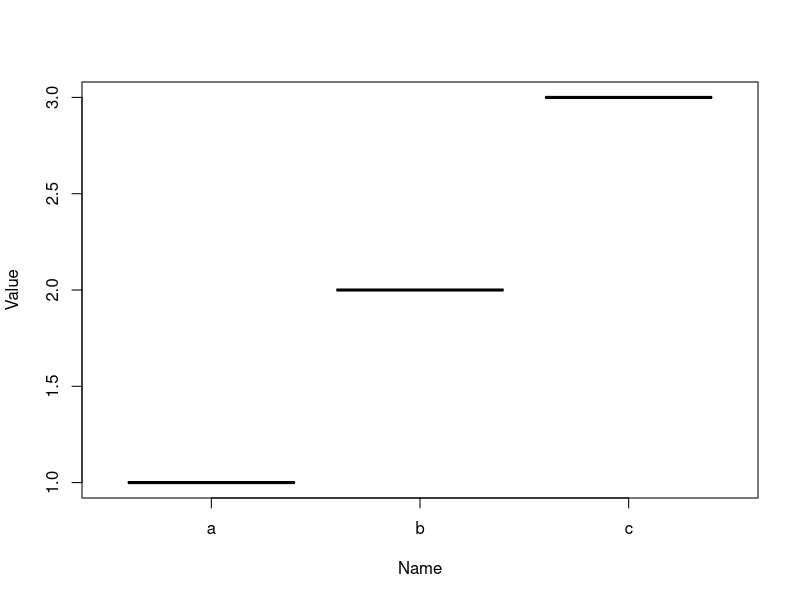
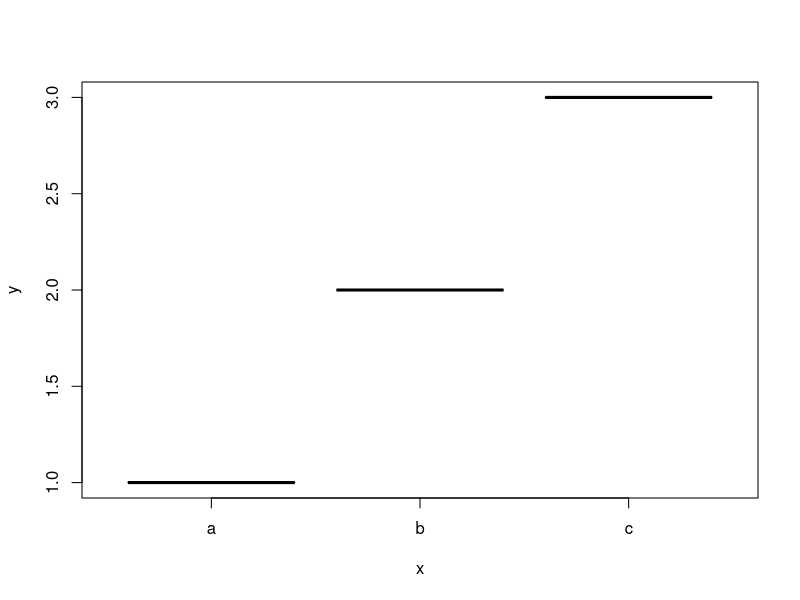
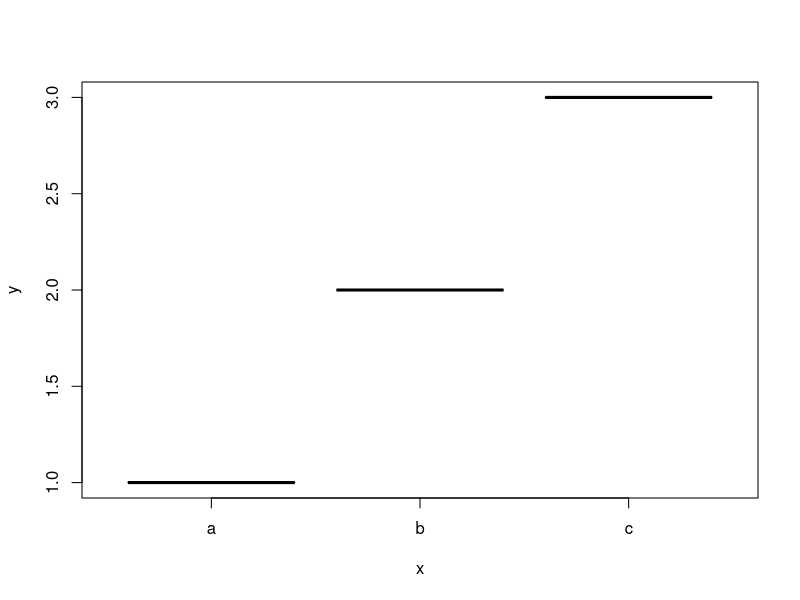
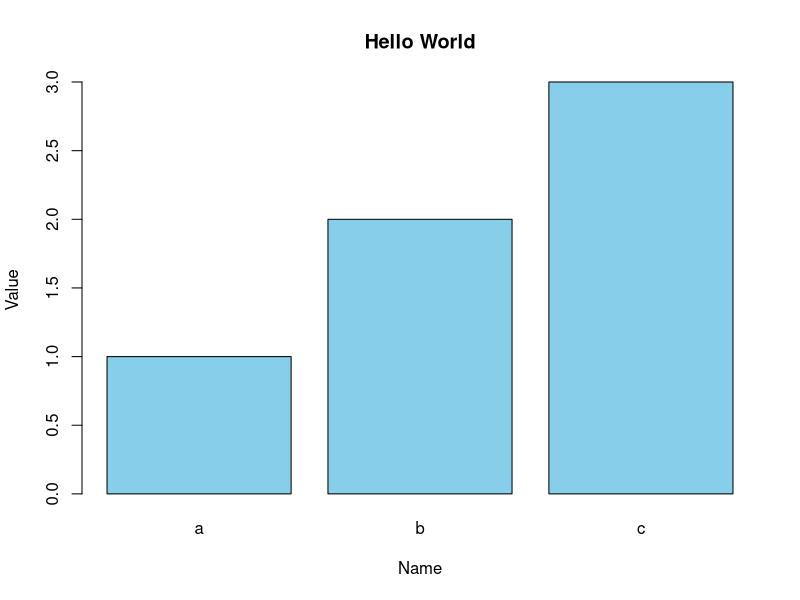
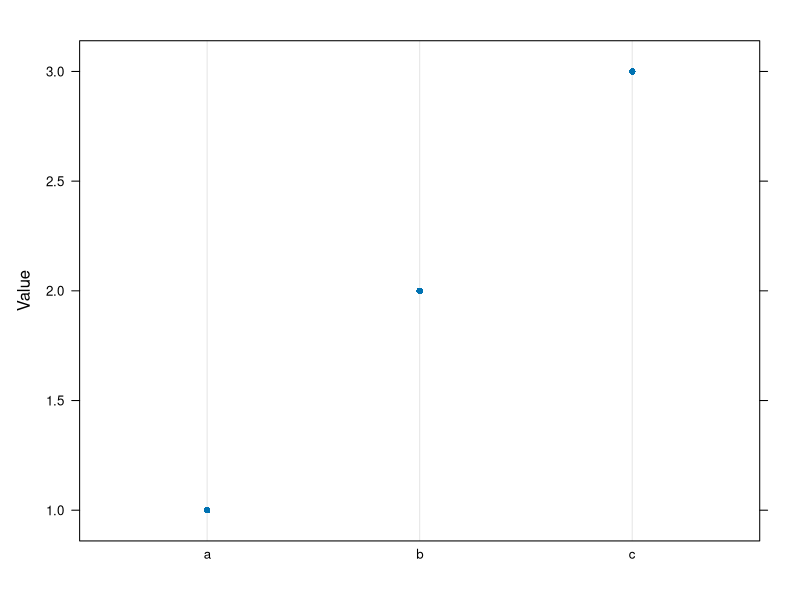
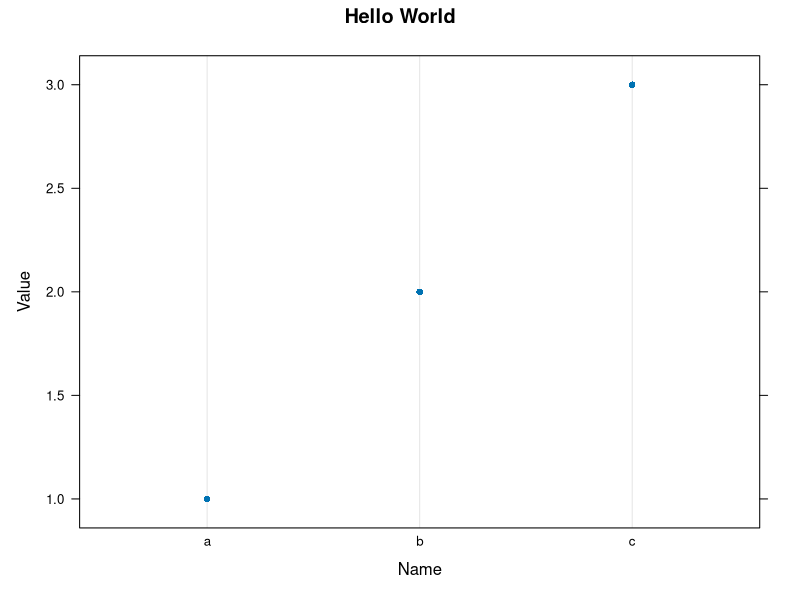
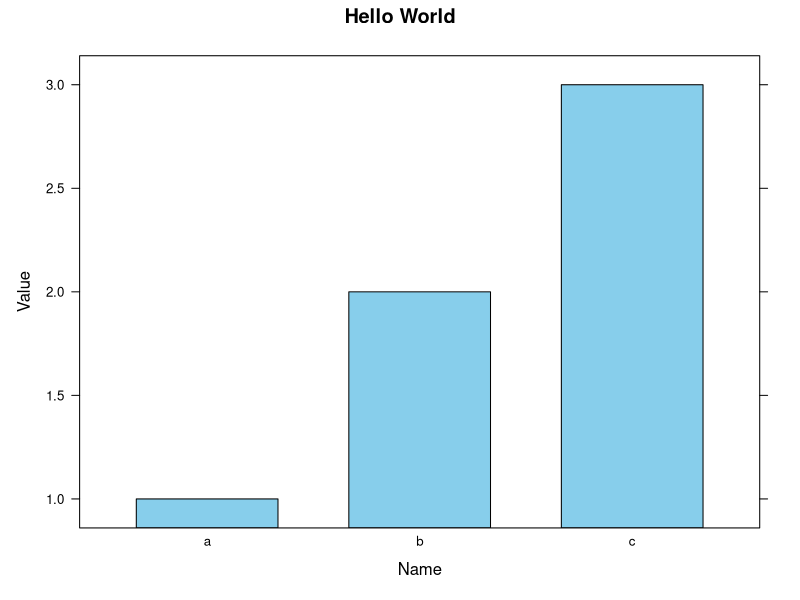
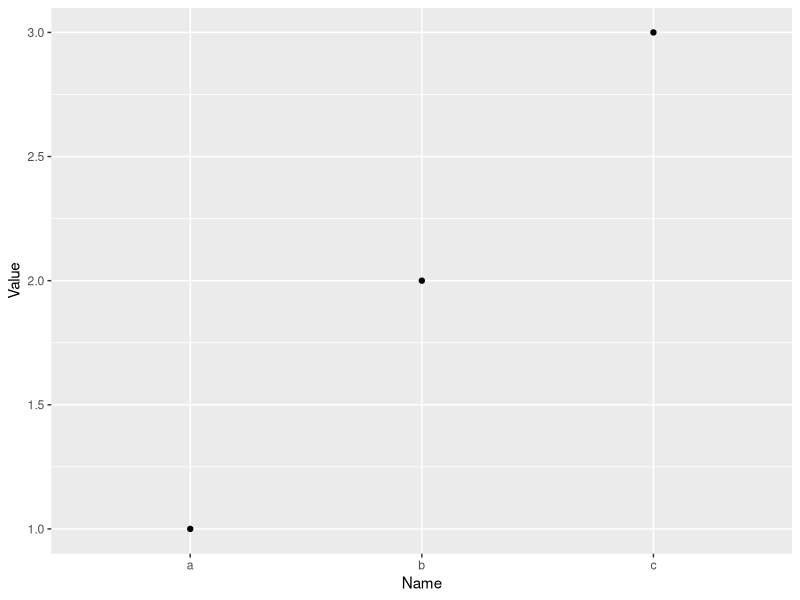

These charts were generated, in order, by the following R code:
# create a data frame
df <- data.frame(
  Name = as.factor(c("a", "b", "c")), # must include as.factor to avoid "need finite xlim values error
  Value = c(1, 2, 3))

# display the data frame
print(df)

# plot the data frame using default parameters
plot(df)


# plot using default parameter order
plot(df$Name,df$Value)

# plot using named parameters
plot(
  x = df$Name, 
  y = df$Value
)

# create using a bar chart
barplot(
  names = df$Name,
  height = df$Value,
  col = "skyblue",
  main = "Hello World",
  xlab = "Name",
  ylab = "Value")

# view the help files
?plot

?barplot

?par # parameters


# using lattice

# install and load lattice package
#install.packages("lattice")

library(lattice)

# plot with defaults
dotplot(
  x = Value ~ Name, # Value as a function of Name, Y as a function of X
  data = df)

# plot with parameters
dotplot(
  x = Value ~ Name,
  data = df,
  main = "Hello World",
  xlab = "Name",
  ylab = "Value")

# create a barchart
barchart(
  x = Value ~ Name,
  data = df,
  col = "skyblue",
  main = "Hello World",
  xlab = "Name",
  ylab = "Value")

# view the help files
?barchart

?formula

# using ggplot2

library(ggplot2)

# plot with defaults
ggplot(
  data = df,
  aes(
    x = Name,
    y = Value)) +
  geom_point()

# plot with parameters
ggplot(
  data = df,
  aes(
    x = Name,
    y = Value)) +
  geom_point() +
  ggtitle("Hello World") +
  xlab("Name") +
  ylab("Value")


# create a bar chart
ggplot(
  data = df,
  aes(
    x = Name,
    y = Value)) +
  geom_bar(
    stat = "identity", # identity means to set the height of the bar to the value of the y column 
    fill = "skyblue") +
  ggtitle("Hello World") +
  xlab("Name") +
  ylab("Value")

# view help files
?ggplot # ggplot

?aes # aesthetic mappings